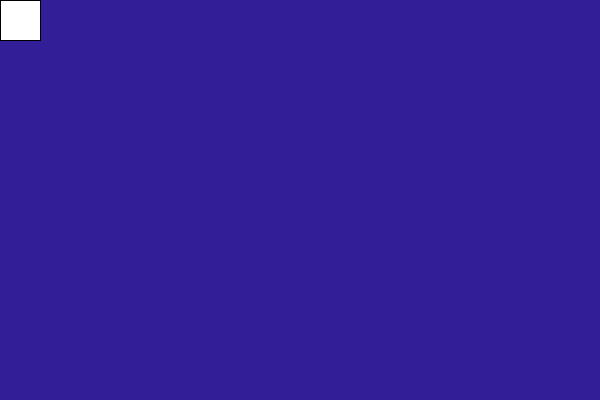
Frame 1 (no input)
Frame 60 (the mouse pressed at the canvas centre just before this capture): identical to frame 1, image omitted
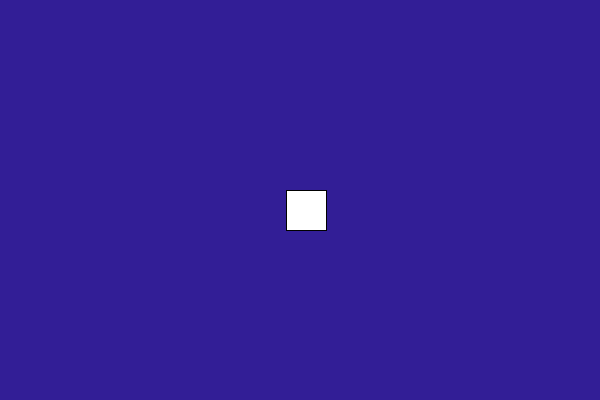
Frame 120 (the mouse held since frame 60 and released just before this capture)

The Processing sketch that drew these frames (run headless with seeded random() and noise(); from frame 60 on, the mouse is pressed at the canvas centre):

// Processing sketch: Homework_testing2
// ── Homework_testing2.pde

float xPosition, yPosition;
float dist;
float x, y;
float easing = 0.05;
float angle = 0;
float targetAngle = 0;

void setup(){
  size(600, 400);
  smooth();
}

void draw(){
  background(50,30,150);
  
  xPosition = mouseX;
  dist = xPosition - x;
  x += dist * easing;
  
  yPosition = mouseY;
  dist = yPosition - y;
  y += dist * easing;
  
  //rect(x, y, 40, 40);
  

  //targetAngle = (x - targetAngle);
  
  //rotate(targetAngle);
  
  rect(x, y, 40, 40);
}
